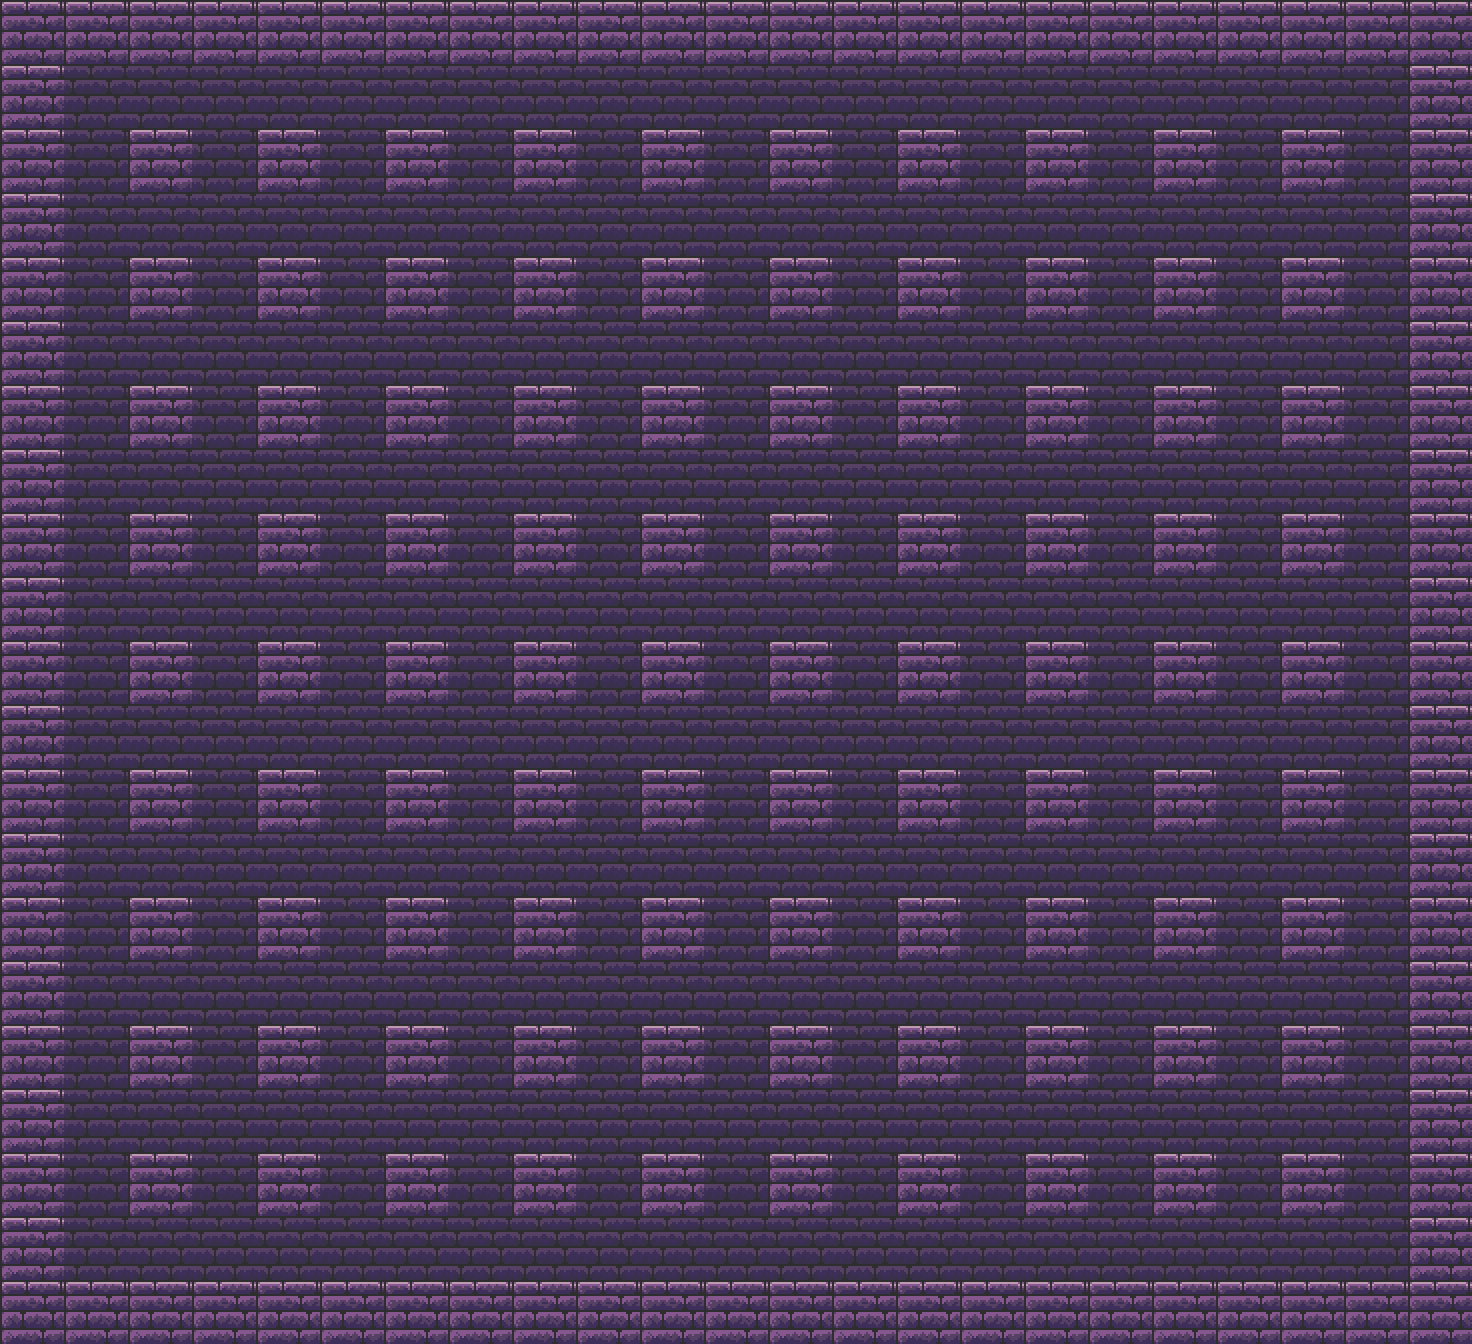

This is a level from a 2D game, rendered from its Tiled map with the project's own tilesets. A one-line summary and the complete map file follow:
An orthogonal 23x21 tile map with 64x64 px tiles, 1 tile layer (level 1), 2 hidden layers not drawn, 2 tilesets.

<map version="1.8" tiledversion="1.8.2" orientation="orthogonal" renderorder="right-down" width="23" height="21" tilewidth="64" tileheight="64" infinite="0" nextlayerid="9" nextobjectid="1">
 <tileset firstgid="1" source="[64x64] Dungeon Bricks Plain.tsx" />
 <tileset firstgid="57" source="[64x64] Dungeon Bricks Shadow.tsx" />
 <layer id="0" name="level 1" width="23" height="21">
  <data encoding="csv">
1,1,1,1,1,1,1,1,1,1,1,1,1,1,1,1,1,1,1,1,1,1,1,
1,66,66,66,66,66,66,66,66,66,66,66,66,66,66,66,66,66,66,66,66,66,1,
1,66,1,66,1,66,1,66,1,66,1,66,1,66,1,66,1,66,1,66,1,66,1,
1,66,66,66,66,66,66,66,66,66,66,66,66,66,66,66,66,66,66,66,66,66,1,
1,66,1,66,1,66,1,66,1,66,1,66,1,66,1,66,1,66,1,66,1,66,1,
1,66,66,66,66,66,66,66,66,66,66,66,66,66,66,66,66,66,66,66,66,66,1,
1,66,1,66,1,66,1,66,1,66,1,66,1,66,1,66,1,66,1,66,1,66,1,
1,66,66,66,66,66,66,66,66,66,66,66,66,66,66,66,66,66,66,66,66,66,1,
1,66,1,66,1,66,1,66,1,66,1,66,1,66,1,66,1,66,1,66,1,66,1,
1,66,66,66,66,66,66,66,66,66,66,66,66,66,66,66,66,66,66,66,66,66,1,
1,66,1,66,1,66,1,66,1,66,1,66,1,66,1,66,1,66,1,66,1,66,1,
1,66,66,66,66,66,66,66,66,66,66,66,66,66,66,66,66,66,66,66,66,66,1,
1,66,1,66,1,66,1,66,1,66,1,66,1,66,1,66,1,66,1,66,1,66,1,
1,66,66,66,66,66,66,66,66,66,66,66,66,66,66,66,66,66,66,66,66,66,1,
1,66,1,66,1,66,1,66,1,66,1,66,1,66,1,66,1,66,1,66,1,66,1,
1,66,66,66,66,66,66,66,66,66,66,66,66,66,66,66,66,66,66,66,66,66,1,
1,66,1,66,1,66,1,66,1,66,1,66,1,66,1,66,1,66,1,66,1,66,1,
1,66,66,66,66,66,66,66,66,66,66,66,66,66,66,66,66,66,66,66,66,66,1,
1,66,1,66,1,66,1,66,1,66,1,66,1,66,1,66,1,66,1,66,1,66,1,
1,66,66,66,66,66,66,66,66,66,66,66,66,66,66,66,66,66,66,66,66,66,1,
1,1,1,1,1,1,1,1,1,1,1,1,1,1,1,1,1,1,1,1,1,1,1
</data>
 </layer>
 <layer id="1" name="level 2" width="23" height="21" visible="0">
  <data encoding="csv">
108,108,108,108,108,108,108,108,108,108,108,108,108,108,108,108,108,108,108,108,108,108,108,
108,108,108,108,108,108,108,108,108,108,108,108,108,108,108,108,108,108,108,108,108,108,108,
108,108,1,1,1,1,1,1,1,1,1,1,1,1,1,1,1,1,1,1,1,108,108,
108,108,1,0,0,0,0,0,0,0,0,0,0,0,0,0,0,0,0,0,1,108,108,
108,108,1,0,0,0,0,0,0,0,0,0,0,0,0,0,0,0,0,0,1,108,108,
108,108,1,0,0,0,0,0,0,0,0,0,0,0,0,0,0,0,0,0,1,108,108,
108,108,1,0,0,0,0,0,0,0,0,0,0,0,0,0,0,0,0,0,1,108,108,
108,108,1,0,0,0,0,0,0,0,0,0,0,0,0,0,0,0,0,0,1,108,108,
108,108,1,0,0,0,0,0,0,0,0,0,0,0,0,0,0,0,0,0,1,108,108,
108,108,1,0,0,0,0,0,0,0,0,0,0,0,0,0,0,0,0,0,1,108,108,
108,108,1,0,0,0,0,0,0,0,0,0,0,0,0,0,0,0,0,0,1,108,108,
108,108,1,0,0,0,0,0,0,0,0,0,0,0,0,0,0,0,0,0,1,108,108,
108,108,1,0,0,0,0,0,0,0,0,0,0,0,0,0,0,0,0,0,1,108,108,
108,108,1,0,0,0,0,0,0,0,0,0,0,0,0,0,0,0,0,0,1,108,108,
108,108,1,0,0,0,0,0,0,0,0,0,0,0,0,0,0,0,0,0,1,108,108,
108,108,1,0,0,0,0,0,0,0,0,0,0,0,0,0,0,0,0,0,1,108,108,
108,108,1,0,0,0,0,0,0,0,0,0,0,0,0,0,0,0,0,0,1,108,108,
108,108,1,0,0,0,0,0,0,0,0,0,0,0,0,0,0,0,0,0,1,108,108,
108,108,1,1,1,1,1,1,1,1,1,1,1,1,1,1,1,1,1,1,1,108,108,
108,108,108,108,108,108,108,108,108,108,108,108,108,108,108,108,108,108,108,108,108,108,108,
108,108,108,108,108,108,108,108,108,108,108,108,108,108,108,108,108,108,108,108,108,108,108
</data>
 </layer>
 <layer id="2" name="level 3" width="23" height="21" visible="0">
  <data encoding="csv">
0,0,0,0,0,0,0,0,0,0,0,0,0,0,0,0,0,0,0,0,0,0,0,
0,0,0,0,0,0,0,0,0,0,0,0,0,0,0,0,0,0,0,0,0,0,0,
0,0,51,51,51,51,51,51,51,51,51,51,51,51,51,51,51,51,51,51,51,0,0,
0,0,51,51,51,51,51,51,51,51,51,51,51,51,51,51,51,51,51,51,51,0,0,
0,0,51,51,1,1,1,1,1,1,1,1,1,1,1,1,1,1,1,51,51,0,0,
0,0,51,51,1,0,0,0,0,0,0,0,0,0,0,0,0,0,1,51,51,0,0,
0,0,51,51,1,0,0,0,0,0,0,0,0,0,0,0,0,0,1,51,51,0,0,
0,0,51,51,1,0,0,0,0,0,0,0,0,0,0,0,0,0,1,51,51,0,0,
0,0,51,51,1,0,0,0,0,0,0,0,0,0,0,0,0,0,1,51,51,0,0,
0,0,51,51,1,0,0,0,0,0,0,0,0,0,0,0,0,0,1,51,51,0,0,
0,0,51,51,1,0,0,0,0,0,0,0,0,0,0,0,0,0,1,51,51,0,0,
0,0,51,51,1,0,0,0,0,0,0,0,0,0,0,0,0,0,1,51,51,0,0,
0,0,51,51,1,0,0,0,0,0,0,0,0,0,0,0,0,0,1,51,51,0,0,
0,0,51,51,1,0,0,0,0,0,0,0,0,0,0,0,0,0,1,51,51,0,0,
0,0,51,51,1,0,0,0,0,0,0,0,0,0,0,0,0,0,1,51,51,0,0,
0,0,51,51,1,0,0,0,0,0,0,0,0,0,0,0,0,0,1,51,51,0,0,
0,0,51,51,1,1,1,1,1,1,1,1,1,1,1,1,1,1,1,51,51,0,0,
0,0,51,51,51,51,51,51,51,51,51,51,51,51,51,51,51,51,51,51,51,0,0,
0,0,51,51,51,51,51,51,51,51,51,51,51,51,51,51,51,51,51,51,51,0,0,
0,0,0,0,0,0,0,0,0,0,0,0,0,0,0,0,0,0,0,0,0,0,0,
0,0,0,0,0,0,0,0,0,0,0,0,0,0,0,0,0,0,0,0,0,0,0
</data>
 </layer>
</map>
